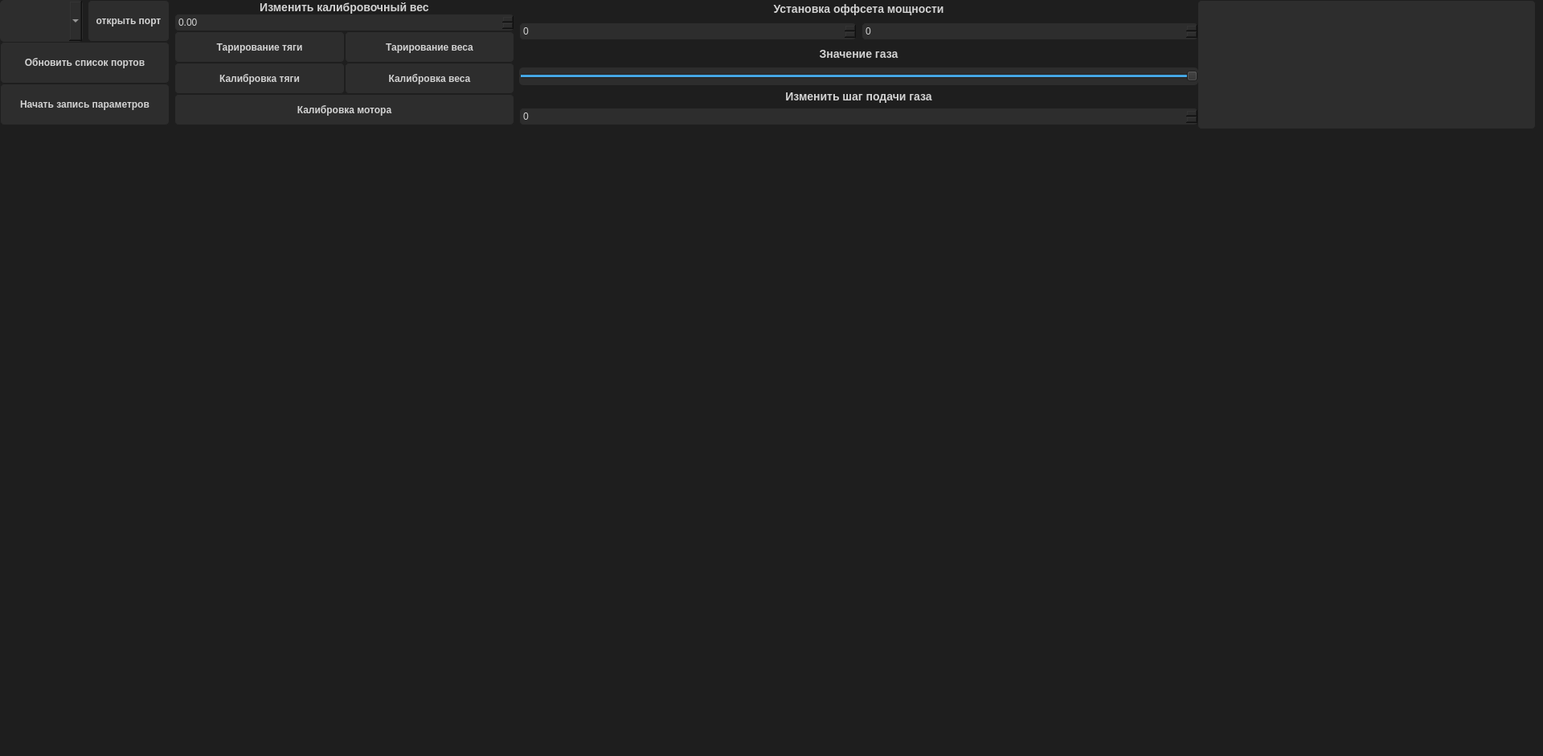
<?xml version="1.0" encoding="UTF-8"?>
<ui version="4.0">
 <class>MainWindow</class>
 <widget class="QMainWindow" name="MainWindow">
  <property name="geometry">
   <rect>
    <x>0</x>
    <y>0</y>
    <width>1920</width>
    <height>941</height>
   </rect>
  </property>
  <property name="sizePolicy">
   <sizepolicy hsizetype="Expanding" vsizetype="Expanding">
    <horstretch>0</horstretch>
    <verstretch>0</verstretch>
   </sizepolicy>
  </property>
  <property name="minimumSize">
   <size>
    <width>0</width>
    <height>0</height>
   </size>
  </property>
  <property name="maximumSize">
   <size>
    <width>1920</width>
    <height>1080</height>
   </size>
  </property>
  <property name="windowTitle">
   <string>Window</string>
  </property>
  <property name="styleSheet">
   <string notr="true">QWidget {
        background-color: #1e1e1e;  /* Очень темный фон */
        color: #d3d3d3;  /* Светло-серый цвет текста */
        font-family: Arial, sans-serif;
        font-size: 12px;
    }
    QPushButton {
        background-color: #2d2d2d;  /* Темный фон для кнопок */
        border: 1px solid #1e1e1e;
        border-radius: 5px;
        padding: 5px;
        font-weight: bold;
    }
    QPushButton:hover {
        background-color: #00b894;  /* Светло-зеленый при наведении */
        color: #1e1e1e;
    }
    QComboBox {
        border: 1px solid #2d2d2d;
        border-radius: 5px;
        padding: 2px;
        background-color: #2d2d2d;
    }
    QTextBrowser {
        background-color: #2d2d2d;  /* Темный фон для окна вывода */
        border: 1px solid #1e1e1e;
        border-radius: 5px;
        padding: 5px;
    }
    QLabel {
        color: #d3d3d3;  /* Мягкий серый цвет для текста */
        font-weight: bold;
        font-size: 14px;
    }
    QSpinBox {
        background-color: #2d2d2d;
        border: 1px solid #1e1e1e;
        border-radius: 5px;
        padding: 2px;
        color: #d3d3d3;
    }
    QDoubleSpinBox{
        background-color: #2d2d2d;
        border: 1px solid #1e1e1e;
        border-radius: 5px;
        padding: 2px;
        color: #d3d3d3;
}

    QSlider {
        background-color: #2d2d2d;
        border-radius: 5px;
}</string>
  </property>
  <widget class="QWidget" name="centralwidget">
   <widget class="QWidget" name="verticalLayoutWidget">
    <property name="geometry">
     <rect>
      <x>10</x>
      <y>160</y>
      <width>1861</width>
      <height>721</height>
     </rect>
    </property>
    <layout class="QVBoxLayout" name="graph_Layout"/>
   </widget>
   <widget class="QTextBrowser" name="debugWindow">
    <property name="enabled">
     <bool>true</bool>
    </property>
    <property name="geometry">
     <rect>
      <x>1490</x>
      <y>0</y>
      <width>421</width>
      <height>161</height>
     </rect>
    </property>
    <property name="sizePolicy">
     <sizepolicy hsizetype="Fixed" vsizetype="Fixed">
      <horstretch>0</horstretch>
      <verstretch>0</verstretch>
     </sizepolicy>
    </property>
    <property name="autoFormatting">
     <set>QTextEdit::AutoNone</set>
    </property>
    <property name="html">
     <string>&lt;!DOCTYPE HTML PUBLIC &quot;-//W3C//DTD HTML 4.0//EN&quot; &quot;http://www.w3.org/TR/REC-html40/strict.dtd&quot;&gt;
&lt;html&gt;&lt;head&gt;&lt;meta name=&quot;qrichtext&quot; content=&quot;1&quot; /&gt;&lt;style type=&quot;text/css&quot;&gt;
p, li { white-space: pre-wrap; }
&lt;/style&gt;&lt;/head&gt;&lt;body style=&quot; font-family:'Arial,sans-serif'; font-size:12px; font-weight:400; font-style:normal;&quot;&gt;
&lt;p style=&quot;-qt-paragraph-type:empty; margin-top:0px; margin-bottom:0px; margin-left:0px; margin-right:0px; -qt-block-indent:0; text-indent:0px; font-family:'MS Shell Dlg 2'; font-size:8.25pt;&quot;&gt;&lt;br /&gt;&lt;/p&gt;&lt;/body&gt;&lt;/html&gt;</string>
    </property>
   </widget>
   <widget class="QWidget" name="layoutWidget">
    <property name="geometry">
     <rect>
      <x>0</x>
      <y>0</y>
      <width>1491</width>
      <height>156</height>
     </rect>
    </property>
    <layout class="QHBoxLayout" name="horizontalLayout_4" stretch="1,2,4">
     <item>
      <layout class="QVBoxLayout" name="GlobalMenu">
       <property name="spacing">
        <number>0</number>
       </property>
       <property name="sizeConstraint">
        <enum>QLayout::SetMinimumSize</enum>
       </property>
       <property name="bottomMargin">
        <number>0</number>
       </property>
       <item>
        <layout class="QHBoxLayout" name="MenuPorts" stretch="0,0">
         <property name="spacing">
          <number>6</number>
         </property>
         <property name="sizeConstraint">
          <enum>QLayout::SetFixedSize</enum>
         </property>
         <property name="topMargin">
          <number>0</number>
         </property>
         <property name="rightMargin">
          <number>0</number>
         </property>
         <property name="bottomMargin">
          <number>0</number>
         </property>
         <item>
          <widget class="QComboBox" name="ListPorts">
           <property name="sizePolicy">
            <sizepolicy hsizetype="MinimumExpanding" vsizetype="Ignored">
             <horstretch>0</horstretch>
             <verstretch>0</verstretch>
            </sizepolicy>
           </property>
           <property name="layoutDirection">
            <enum>Qt::LeftToRight</enum>
           </property>
          </widget>
         </item>
         <item>
          <widget class="QPushButton" name="ButOpenPort">
           <property name="sizePolicy">
            <sizepolicy hsizetype="MinimumExpanding" vsizetype="Ignored">
             <horstretch>0</horstretch>
             <verstretch>0</verstretch>
            </sizepolicy>
           </property>
           <property name="minimumSize">
            <size>
             <width>0</width>
             <height>0</height>
            </size>
           </property>
           <property name="text">
            <string>открыть порт</string>
           </property>
           <property name="autoDefault">
            <bool>false</bool>
           </property>
           <property name="default">
            <bool>false</bool>
           </property>
           <property name="flat">
            <bool>false</bool>
           </property>
          </widget>
         </item>
        </layout>
       </item>
       <item>
        <widget class="QPushButton" name="butRefresh">
         <property name="sizePolicy">
          <sizepolicy hsizetype="Minimum" vsizetype="Minimum">
           <horstretch>0</horstretch>
           <verstretch>0</verstretch>
          </sizepolicy>
         </property>
         <property name="text">
          <string>Обновить список портов</string>
         </property>
        </widget>
       </item>
       <item>
        <widget class="QPushButton" name="ButSaveExl">
         <property name="sizePolicy">
          <sizepolicy hsizetype="Minimum" vsizetype="Minimum">
           <horstretch>0</horstretch>
           <verstretch>0</verstretch>
          </sizepolicy>
         </property>
         <property name="text">
          <string>Начать запись параметров</string>
         </property>
        </widget>
       </item>
      </layout>
     </item>
     <item>
      <layout class="QVBoxLayout" name="settings_lay">
       <property name="spacing">
        <number>0</number>
       </property>
       <item>
        <layout class="QVBoxLayout" name="lay_params">
         <item>
          <widget class="QLabel" name="calib_label">
           <property name="sizePolicy">
            <sizepolicy hsizetype="Minimum" vsizetype="Minimum">
             <horstretch>0</horstretch>
             <verstretch>0</verstretch>
            </sizepolicy>
           </property>
           <property name="autoFillBackground">
            <bool>false</bool>
           </property>
           <property name="text">
            <string>Изменить калибровочный вес</string>
           </property>
           <property name="scaledContents">
            <bool>false</bool>
           </property>
           <property name="alignment">
            <set>Qt::AlignCenter</set>
           </property>
          </widget>
         </item>
         <item>
          <widget class="QDoubleSpinBox" name="calib_weight_spinbox"/>
         </item>
        </layout>
       </item>
       <item>
        <layout class="QHBoxLayout" name="horizontalLayout">
         <item>
          <widget class="QPushButton" name="ButTarTraction">
           <property name="sizePolicy">
            <sizepolicy hsizetype="Minimum" vsizetype="Minimum">
             <horstretch>0</horstretch>
             <verstretch>0</verstretch>
            </sizepolicy>
           </property>
           <property name="text">
            <string>Тарирование тяги</string>
           </property>
          </widget>
         </item>
         <item>
          <widget class="QPushButton" name="ButTarWeight">
           <property name="sizePolicy">
            <sizepolicy hsizetype="Minimum" vsizetype="Minimum">
             <horstretch>0</horstretch>
             <verstretch>0</verstretch>
            </sizepolicy>
           </property>
           <property name="font">
            <font>
             <family>Arial,sans-serif</family>
             <pointsize>-1</pointsize>
             <weight>75</weight>
             <bold>true</bold>
            </font>
           </property>
           <property name="text">
            <string>Тарирование веса</string>
           </property>
          </widget>
         </item>
        </layout>
       </item>
       <item>
        <layout class="QHBoxLayout" name="horizontalLayout_3">
         <item>
          <widget class="QPushButton" name="ButCalibTraction">
           <property name="sizePolicy">
            <sizepolicy hsizetype="Minimum" vsizetype="Minimum">
             <horstretch>0</horstretch>
             <verstretch>0</verstretch>
            </sizepolicy>
           </property>
           <property name="text">
            <string>Калибровка тяги</string>
           </property>
          </widget>
         </item>
         <item>
          <widget class="QPushButton" name="ButCalibWeight">
           <property name="sizePolicy">
            <sizepolicy hsizetype="Minimum" vsizetype="Minimum">
             <horstretch>0</horstretch>
             <verstretch>0</verstretch>
            </sizepolicy>
           </property>
           <property name="text">
            <string>Калибровка веса</string>
           </property>
          </widget>
         </item>
        </layout>
       </item>
       <item>
        <widget class="QPushButton" name="ButCalib">
         <property name="enabled">
          <bool>true</bool>
         </property>
         <property name="sizePolicy">
          <sizepolicy hsizetype="Minimum" vsizetype="Minimum">
           <horstretch>0</horstretch>
           <verstretch>0</verstretch>
          </sizepolicy>
         </property>
         <property name="sizeIncrement">
          <size>
           <width>0</width>
           <height>0</height>
          </size>
         </property>
         <property name="font">
          <font>
           <family>Arial,sans-serif</family>
           <pointsize>-1</pointsize>
           <weight>75</weight>
           <bold>true</bold>
          </font>
         </property>
         <property name="mouseTracking">
          <bool>false</bool>
         </property>
         <property name="tabletTracking">
          <bool>false</bool>
         </property>
         <property name="text">
          <string>Калибровка мотора</string>
         </property>
         <property name="iconSize">
          <size>
           <width>16</width>
           <height>16</height>
          </size>
         </property>
         <property name="autoDefault">
          <bool>false</bool>
         </property>
         <property name="default">
          <bool>false</bool>
         </property>
         <property name="flat">
          <bool>false</bool>
         </property>
        </widget>
       </item>
      </layout>
     </item>
     <item>
      <layout class="QVBoxLayout" name="MenuChangeGas">
       <item>
        <layout class="QVBoxLayout" name="verticalLayout">
         <item>
          <widget class="QLabel" name="label">
           <property name="text">
            <string>Установка оффсета мощности</string>
           </property>
           <property name="alignment">
            <set>Qt::AlignCenter</set>
           </property>
          </widget>
         </item>
         <item>
          <layout class="QHBoxLayout" name="horizontalLayout_2">
           <item>
            <widget class="QSpinBox" name="spinBoxMin">
             <property name="sizePolicy">
              <sizepolicy hsizetype="Minimum" vsizetype="Minimum">
               <horstretch>0</horstretch>
               <verstretch>0</verstretch>
              </sizepolicy>
             </property>
            </widget>
           </item>
           <item>
            <widget class="QSpinBox" name="spinBoxMax">
             <property name="sizePolicy">
              <sizepolicy hsizetype="Minimum" vsizetype="Minimum">
               <horstretch>0</horstretch>
               <verstretch>0</verstretch>
              </sizepolicy>
             </property>
            </widget>
           </item>
          </layout>
         </item>
         <item>
          <widget class="QLabel" name="valueGas">
           <property name="sizePolicy">
            <sizepolicy hsizetype="Minimum" vsizetype="Minimum">
             <horstretch>0</horstretch>
             <verstretch>0</verstretch>
            </sizepolicy>
           </property>
           <property name="autoFillBackground">
            <bool>false</bool>
           </property>
           <property name="text">
            <string>Значение газа</string>
           </property>
           <property name="scaledContents">
            <bool>false</bool>
           </property>
           <property name="alignment">
            <set>Qt::AlignCenter</set>
           </property>
          </widget>
         </item>
         <item>
          <widget class="QSlider" name="SlidePower">
           <property name="sizePolicy">
            <sizepolicy hsizetype="Minimum" vsizetype="Minimum">
             <horstretch>0</horstretch>
             <verstretch>0</verstretch>
            </sizepolicy>
           </property>
           <property name="autoFillBackground">
            <bool>false</bool>
           </property>
           <property name="maximum">
            <number>50</number>
           </property>
           <property name="pageStep">
            <number>0</number>
           </property>
           <property name="value">
            <number>50</number>
           </property>
           <property name="orientation">
            <enum>Qt::Horizontal</enum>
           </property>
          </widget>
         </item>
         <item>
          <layout class="QVBoxLayout" name="lay_change_step_5">
           <item>
            <widget class="QLabel" name="text_change_step_5">
             <property name="text">
              <string>Изменить шаг подачи газа</string>
             </property>
             <property name="alignment">
              <set>Qt::AlignCenter</set>
             </property>
            </widget>
           </item>
           <item>
            <widget class="QSpinBox" name="spinbox_change_step"/>
           </item>
          </layout>
         </item>
        </layout>
       </item>
      </layout>
     </item>
    </layout>
   </widget>
  </widget>
  <widget class="QMenuBar" name="menubar">
   <property name="geometry">
    <rect>
     <x>0</x>
     <y>0</y>
     <width>1920</width>
     <height>21</height>
    </rect>
   </property>
  </widget>
  <widget class="QStatusBar" name="statusbar"/>
 </widget>
 <resources/>
 <connections/>
</ui>
